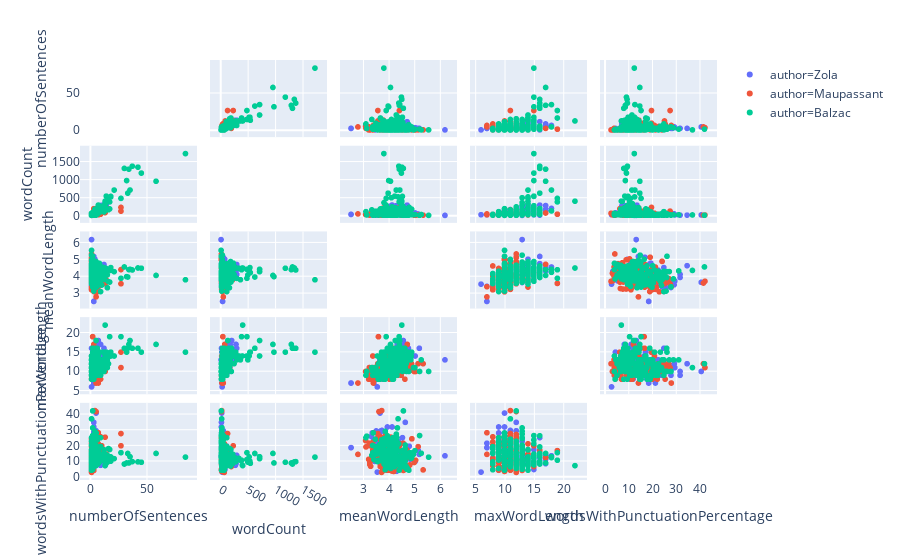

The notebook cell saved with this chart:
### Markdown cell above
**Plot général pour voir d'éventuelles corrélations entre variables et/ou des tendances parmi les auteurs**

### Code cell
fig = px.scatter_matrix(my_df,
    dimensions=["numberOfSentences", "wordCount", "meanWordLength", "maxWordLength", "wordsWithPunctuationPercentage"],
    color="author")
fig.update_traces(diagonal_visible=False)
fig.show()

### Figure 1 — Plotly figure (JSON) as saved in the notebook; plotly's stock layout.template omitted (floating-point values rounded to 4 significant figures; data arrays with more than 128 entries replaced by an {"elided": "..."} marker saying what was removed)
{"data": [{"diagonal": {"visible": false}, "dimensions": [{"axis": {"matches": true}, "label": "numberOfSentences", "values": {"elided": "200 int values"}}, {"axis": {"matches": true}, "label": "wordCount", "values": {"elided": "200 int values"}}, {"axis": {"matches": true}, "label": "meanWordLength", "values": {"elided": "200 float values"}}, {"axis": {"matches": true}, "label": "maxWordLength", "values": {"elided": "200 int values"}}, {"axis": {"matches": true}, "label": "wordsWithPunctuationPercentage", "values": {"elided": "200 float values"}}], "hoverlabel": {"namelength": 0}, "hovertemplate": "author=Zola<br>%{xaxis.title.text}=%{x}<br>%{yaxis.title.text}=%{y}", "legendgroup": "author=Zola", "marker": {"color": "#636efa", "symbol": "circle"}, "name": "author=Zola", "showlegend": true, "type": "splom"}, {"diagonal": {"visible": false}, "dimensions": [{"axis": {"matches": true}, "label": "numberOfSentences", "values": {"elided": "200 int values"}}, {"axis": {"matches": true}, "label": "wordCount", "values": {"elided": "200 int values"}}, {"axis": {"matches": true}, "label": "meanWordLength", "values": {"elided": "200 float values"}}, {"axis": {"matches": true}, "label": "maxWordLength", "values": {"elided": "200 int values"}}, {"axis": {"matches": true}, "label": "wordsWithPunctuationPercentage", "values": {"elided": "200 float values"}}], "hoverlabel": {"namelength": 0}, "hovertemplate": "author=Maupassant<br>%{xaxis.title.text}=%{x}<br>%{yaxis.title.text}=%{y}", "legendgroup": "author=Maupassant", "marker": {"color": "#EF553B", "symbol": "circle"}, "name": "author=Maupassant", "showlegend": true, "type": "splom"}, {"diagonal": {"visible": false}, "dimensions": [{"axis": {"matches": true}, "label": "numberOfSentences", "values": {"elided": "200 int values"}}, {"axis": {"matches": true}, "label": "wordCount", "values": {"elided": "200 int values"}}, {"axis": {"matches": true}, "label": "meanWordLength", "values": {"elided": "200 float values"}}, {"axis": {"matches": true}, "label": "maxWordLength", "values": {"elided": "200 int values"}}, {"axis": {"matches": true}, "label": "wordsWithPunctuationPercentage", "values": {"elided": "200 float values"}}], "hoverlabel": {"namelength": 0}, "hovertemplate": "author=Balzac<br>%{xaxis.title.text}=%{x}<br>%{yaxis.title.text}=%{y}", "legendgroup": "author=Balzac", "marker": {"color": "#00cc96", "symbol": "circle"}, "name": "author=Balzac", "showlegend": true, "type": "splom"}], "layout": {"dragmode": "select", "legend": {"tracegroupgap": 0}, "margin": {"t": 60}}}
